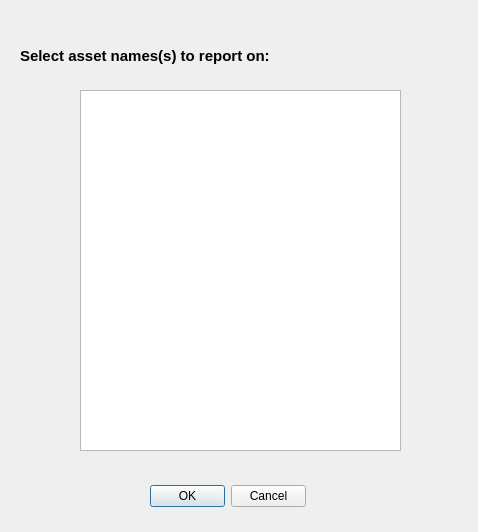
<?xml version="1.0" encoding="UTF-8"?>
<ui version="4.0">
 <class>SelectExistingAssetTablesDialog</class>
 <widget class="QDialog" name="SelectExistingAssetTablesDialog">
  <property name="geometry">
   <rect>
    <x>0</x>
    <y>0</y>
    <width>478</width>
    <height>532</height>
   </rect>
  </property>
  <property name="windowTitle">
   <string>Asset layer selector</string>
  </property>
  <widget class="QDialogButtonBox" name="buttonBox">
   <property name="geometry">
    <rect>
     <x>150</x>
     <y>480</y>
     <width>156</width>
     <height>32</height>
    </rect>
   </property>
   <property name="orientation">
    <enum>Qt::Horizontal</enum>
   </property>
   <property name="standardButtons">
    <set>QDialogButtonBox::Cancel|QDialogButtonBox::Ok</set>
   </property>
  </widget>
  <widget class="QListWidget" name="listWidget">
   <property name="geometry">
    <rect>
     <x>80</x>
     <y>90</y>
     <width>321</width>
     <height>361</height>
    </rect>
   </property>
   <property name="sortingEnabled">
    <bool>false</bool>
   </property>
  </widget>
  <widget class="QLabel" name="label">
   <property name="geometry">
    <rect>
     <x>20</x>
     <y>30</y>
     <width>441</width>
     <height>51</height>
    </rect>
   </property>
   <property name="font">
    <font>
     <pointsize>11</pointsize>
     <weight>75</weight>
     <bold>true</bold>
    </font>
   </property>
   <property name="text">
    <string>Select asset names(s) to report on:</string>
   </property>
  </widget>
 </widget>
 <resources/>
 <connections>
  <connection>
   <sender>buttonBox</sender>
   <signal>accepted()</signal>
   <receiver>SelectExistingAssetTablesDialog</receiver>
   <slot>accept()</slot>
   <hints>
    <hint type="sourcelabel">
     <x>248</x>
     <y>254</y>
    </hint>
    <hint type="destinationlabel">
     <x>157</x>
     <y>274</y>
    </hint>
   </hints>
  </connection>
  <connection>
   <sender>buttonBox</sender>
   <signal>rejected()</signal>
   <receiver>SelectExistingAssetTablesDialog</receiver>
   <slot>reject()</slot>
   <hints>
    <hint type="sourcelabel">
     <x>316</x>
     <y>260</y>
    </hint>
    <hint type="destinationlabel">
     <x>286</x>
     <y>274</y>
    </hint>
   </hints>
  </connection>
 </connections>
</ui>
